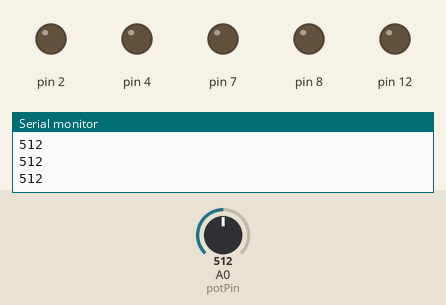
This sketch was run on a simulated Arduino Uno, built with avr-gcc and run on an emulated ATmega328P. Parts: output pins drawn as LEDs (lit = HIGH), the last lines printed to the serial monitor. Inputs (shaded band) come from the test bench; at power-on: A0 (potPin) = 512.

Above: at 1.2 s.
1.3 s: A0 (potPin) set to 716
At 1.9 s:
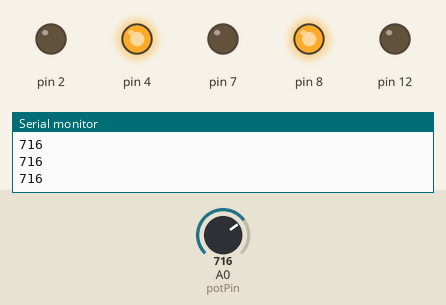
3.1 s: A0 (potPin) set to 511
At 4.5 s:
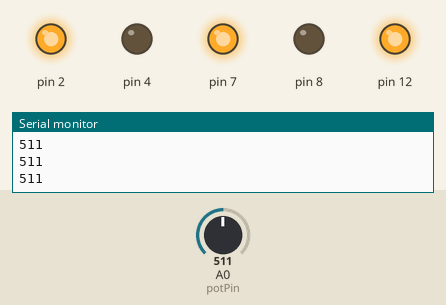
4.9 s: A0 (potPin) set to 900
At 6.0 s:
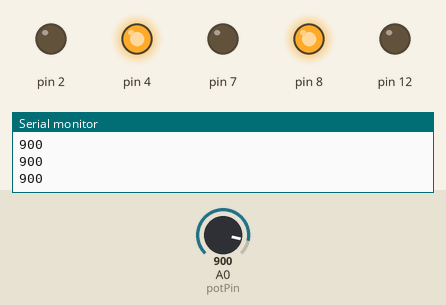
6.7 s: A0 (potPin) set to 502
At 7.5 s:
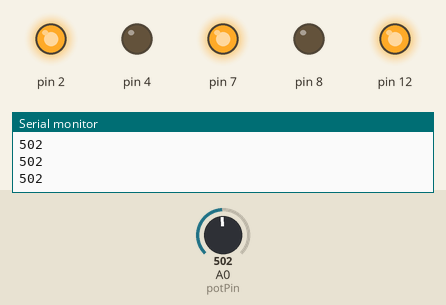
Timing chart, 0 to 9.5 s (numbered marks = the images above; inputs shaded):
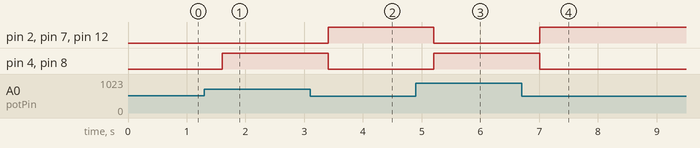

Measured:
- after the input at 1.3 s, pin 4, pin 8: LOW → HIGH after 0.30 s
- after the input at 3.1 s, pin 2, pin 7, pin 12: LOW → HIGH after 0.31 s; pin 4, pin 8: HIGH → LOW after 0.31 s
- after the input at 4.9 s, pin 2, pin 7, pin 12: HIGH → LOW after 0.31 s; pin 4, pin 8: LOW → HIGH after 0.31 s
- after the input at 6.7 s, pin 2, pin 7, pin 12: LOW → HIGH after 0.31 s; pin 4, pin 8: HIGH → LOW after 0.31 s

The sketch:

sketch_oct17a.ino
```cpp
int potPin=0;
int val=0;

void setup() {
  // put your setup code here, to run once:
Serial.begin(9600);
pinMode(2, OUTPUT);
pinMode(4, OUTPUT);
pinMode(7, OUTPUT);
pinMode(8, OUTPUT);
pinMode(12, OUTPUT);
}

void loop() {
  // put your main code here, to run repeatedly:
val=analogRead(potPin);
Serial.println(val);
delay(200);

if(val<512){
  digitalWrite(2, HIGH);
   digitalWrite(7, HIGH);
    digitalWrite(12, HIGH);
}
else{
  digitalWrite(2, LOW);
  digitalWrite(7, LOW);
   digitalWrite(12, LOW);
}
if(val>512){
  digitalWrite(4, HIGH);
   digitalWrite(8, HIGH);
}
else{
  digitalWrite(4, LOW);
   digitalWrite(8, LOW);
}

}
```
